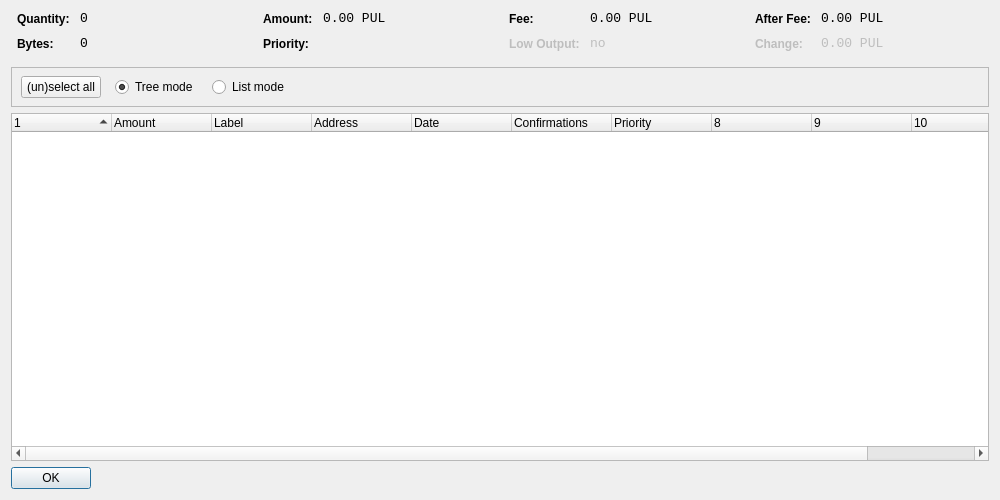
<?xml version="1.0" encoding="UTF-8"?>
<ui version="4.0">
 <class>CoinControlDialog</class>
 <widget class="QDialog" name="CoinControlDialog">
  <property name="geometry">
   <rect>
    <x>0</x>
    <y>0</y>
    <width>1000</width>
    <height>500</height>
   </rect>
  </property>
  <property name="windowTitle">
   <string>Coin Control</string>
  </property>
  <layout class="QVBoxLayout" name="verticalLayout">
   <item>
    <layout class="QHBoxLayout" name="horizontalLayoutTop" stretch="0,0,0,0">
     <property name="topMargin">
      <number>0</number>
     </property>
     <property name="bottomMargin">
      <number>10</number>
     </property>
     <item>
      <layout class="QFormLayout" name="formLayoutCoinControl1">
       <property name="horizontalSpacing">
        <number>10</number>
       </property>
       <property name="verticalSpacing">
        <number>10</number>
       </property>
       <property name="leftMargin">
        <number>6</number>
       </property>
       <property name="rightMargin">
        <number>6</number>
       </property>
       <item row="0" column="0">
        <widget class="QLabel" name="labelCoinControlQuantityText">
         <property name="styleSheet">
          <string notr="true">font-weight:bold;</string>
         </property>
         <property name="text">
          <string>Quantity:</string>
         </property>
        </widget>
       </item>
       <item row="0" column="1">
        <widget class="QLabel" name="labelCoinControlQuantity">
         <property name="font">
          <font>
           <family>Monospace</family>
           <pointsize>10</pointsize>
          </font>
         </property>
         <property name="cursor">
          <cursorShape>IBeamCursor</cursorShape>
         </property>
         <property name="contextMenuPolicy">
          <enum>Qt::ActionsContextMenu</enum>
         </property>
         <property name="text">
          <string notr="true">0</string>
         </property>
         <property name="textInteractionFlags">
          <set>Qt::LinksAccessibleByMouse|Qt::TextSelectableByKeyboard|Qt::TextSelectableByMouse</set>
         </property>
        </widget>
       </item>
       <item row="1" column="0">
        <widget class="QLabel" name="labelCoinControlBytesText">
         <property name="styleSheet">
          <string notr="true">font-weight:bold;</string>
         </property>
         <property name="text">
          <string>Bytes:</string>
         </property>
        </widget>
       </item>
       <item row="1" column="1">
        <widget class="QLabel" name="labelCoinControlBytes">
         <property name="font">
          <font>
           <family>Monospace</family>
           <pointsize>10</pointsize>
          </font>
         </property>
         <property name="cursor">
          <cursorShape>IBeamCursor</cursorShape>
         </property>
         <property name="contextMenuPolicy">
          <enum>Qt::ActionsContextMenu</enum>
         </property>
         <property name="text">
          <string notr="true">0</string>
         </property>
         <property name="textInteractionFlags">
          <set>Qt::LinksAccessibleByMouse|Qt::TextSelectableByKeyboard|Qt::TextSelectableByMouse</set>
         </property>
        </widget>
       </item>
      </layout>
     </item>
     <item>
      <layout class="QFormLayout" name="formLayoutCoinControl2">
       <property name="horizontalSpacing">
        <number>10</number>
       </property>
       <property name="verticalSpacing">
        <number>10</number>
       </property>
       <property name="leftMargin">
        <number>6</number>
       </property>
       <property name="rightMargin">
        <number>6</number>
       </property>
       <item row="0" column="0">
        <widget class="QLabel" name="labelCoinControlAmountText">
         <property name="styleSheet">
          <string notr="true">font-weight:bold;</string>
         </property>
         <property name="text">
          <string>Amount:</string>
         </property>
        </widget>
       </item>
       <item row="0" column="1">
        <widget class="QLabel" name="labelCoinControlAmount">
         <property name="font">
          <font>
           <family>Monospace</family>
           <pointsize>10</pointsize>
          </font>
         </property>
         <property name="cursor">
          <cursorShape>IBeamCursor</cursorShape>
         </property>
         <property name="contextMenuPolicy">
          <enum>Qt::ActionsContextMenu</enum>
         </property>
         <property name="text">
          <string notr="true">0.00 PUL</string>
         </property>
         <property name="textInteractionFlags">
          <set>Qt::LinksAccessibleByMouse|Qt::TextSelectableByKeyboard|Qt::TextSelectableByMouse</set>
         </property>
        </widget>
       </item>
       <item row="1" column="0">
        <widget class="QLabel" name="labelCoinControlPriorityText">
         <property name="styleSheet">
          <string notr="true">font-weight:bold;</string>
         </property>
         <property name="text">
          <string>Priority:</string>
         </property>
        </widget>
       </item>
       <item row="1" column="1">
        <widget class="QLabel" name="labelCoinControlPriority">
         <property name="font">
          <font>
           <family>Monospace</family>
           <pointsize>10</pointsize>
          </font>
         </property>
         <property name="cursor">
          <cursorShape>IBeamCursor</cursorShape>
         </property>
         <property name="contextMenuPolicy">
          <enum>Qt::ActionsContextMenu</enum>
         </property>
         <property name="text">
          <string/>
         </property>
         <property name="textInteractionFlags">
          <set>Qt::LinksAccessibleByMouse|Qt::TextSelectableByKeyboard|Qt::TextSelectableByMouse</set>
         </property>
        </widget>
       </item>
      </layout>
     </item>
     <item>
      <layout class="QFormLayout" name="formLayoutCoinControl3">
       <property name="horizontalSpacing">
        <number>10</number>
       </property>
       <property name="verticalSpacing">
        <number>10</number>
       </property>
       <property name="leftMargin">
        <number>6</number>
       </property>
       <property name="rightMargin">
        <number>6</number>
       </property>
       <item row="0" column="0">
        <widget class="QLabel" name="labelCoinControlFeeText">
         <property name="styleSheet">
          <string notr="true">font-weight:bold;</string>
         </property>
         <property name="text">
          <string>Fee:</string>
         </property>
        </widget>
       </item>
       <item row="0" column="1">
        <widget class="QLabel" name="labelCoinControlFee">
         <property name="font">
          <font>
           <family>Monospace</family>
           <pointsize>10</pointsize>
          </font>
         </property>
         <property name="cursor">
          <cursorShape>IBeamCursor</cursorShape>
         </property>
         <property name="contextMenuPolicy">
          <enum>Qt::ActionsContextMenu</enum>
         </property>
         <property name="text">
          <string notr="true">0.00 PUL</string>
         </property>
         <property name="textInteractionFlags">
          <set>Qt::LinksAccessibleByMouse|Qt::TextSelectableByKeyboard|Qt::TextSelectableByMouse</set>
         </property>
        </widget>
       </item>
       <item row="1" column="0">
        <widget class="QLabel" name="labelCoinControlLowOutputText">
         <property name="enabled">
          <bool>false</bool>
         </property>
         <property name="styleSheet">
          <string notr="true">font-weight:bold;</string>
         </property>
         <property name="text">
          <string>Low Output:</string>
         </property>
        </widget>
       </item>
       <item row="1" column="1">
        <widget class="QLabel" name="labelCoinControlLowOutput">
         <property name="enabled">
          <bool>false</bool>
         </property>
         <property name="font">
          <font>
           <family>Monospace</family>
           <pointsize>10</pointsize>
          </font>
         </property>
         <property name="cursor">
          <cursorShape>IBeamCursor</cursorShape>
         </property>
         <property name="contextMenuPolicy">
          <enum>Qt::ActionsContextMenu</enum>
         </property>
         <property name="text">
          <string notr="true">no</string>
         </property>
         <property name="textInteractionFlags">
          <set>Qt::LinksAccessibleByMouse|Qt::TextSelectableByKeyboard|Qt::TextSelectableByMouse</set>
         </property>
        </widget>
       </item>
      </layout>
     </item>
     <item>
      <layout class="QFormLayout" name="formLayoutCoinControl4">
       <property name="horizontalSpacing">
        <number>10</number>
       </property>
       <property name="verticalSpacing">
        <number>10</number>
       </property>
       <property name="leftMargin">
        <number>6</number>
       </property>
       <property name="rightMargin">
        <number>6</number>
       </property>
       <item row="0" column="0">
        <widget class="QLabel" name="labelCoinControlAfterFeeText">
         <property name="styleSheet">
          <string notr="true">font-weight:bold;</string>
         </property>
         <property name="text">
          <string>After Fee:</string>
         </property>
        </widget>
       </item>
       <item row="0" column="1">
        <widget class="QLabel" name="labelCoinControlAfterFee">
         <property name="font">
          <font>
           <family>Monospace</family>
           <pointsize>10</pointsize>
          </font>
         </property>
         <property name="cursor">
          <cursorShape>IBeamCursor</cursorShape>
         </property>
         <property name="contextMenuPolicy">
          <enum>Qt::ActionsContextMenu</enum>
         </property>
         <property name="text">
          <string notr="true">0.00 PUL</string>
         </property>
         <property name="textInteractionFlags">
          <set>Qt::LinksAccessibleByMouse|Qt::TextSelectableByKeyboard|Qt::TextSelectableByMouse</set>
         </property>
        </widget>
       </item>
       <item row="1" column="0">
        <widget class="QLabel" name="labelCoinControlChangeText">
         <property name="enabled">
          <bool>false</bool>
         </property>
         <property name="styleSheet">
          <string notr="true">font-weight:bold;</string>
         </property>
         <property name="text">
          <string>Change:</string>
         </property>
        </widget>
       </item>
       <item row="1" column="1">
        <widget class="QLabel" name="labelCoinControlChange">
         <property name="enabled">
          <bool>false</bool>
         </property>
         <property name="font">
          <font>
           <family>Monospace</family>
           <pointsize>10</pointsize>
          </font>
         </property>
         <property name="cursor">
          <cursorShape>IBeamCursor</cursorShape>
         </property>
         <property name="contextMenuPolicy">
          <enum>Qt::ActionsContextMenu</enum>
         </property>
         <property name="text">
          <string notr="true">0.00 PUL</string>
         </property>
         <property name="textInteractionFlags">
          <set>Qt::LinksAccessibleByMouse|Qt::TextSelectableByKeyboard|Qt::TextSelectableByMouse</set>
         </property>
        </widget>
       </item>
      </layout>
     </item>
    </layout>
   </item>
   <item>
    <widget class="QFrame" name="frame">
     <property name="minimumSize">
      <size>
       <width>0</width>
       <height>40</height>
      </size>
     </property>
     <property name="frameShape">
      <enum>QFrame::StyledPanel</enum>
     </property>
     <property name="frameShadow">
      <enum>QFrame::Sunken</enum>
     </property>
     <widget class="QWidget" name="horizontalLayoutWidget">
      <property name="geometry">
       <rect>
        <x>10</x>
        <y>0</y>
        <width>781</width>
        <height>41</height>
       </rect>
      </property>
      <layout class="QHBoxLayout" name="horizontalLayoutPanel" stretch="0,0,0,0,0">
       <property name="spacing">
        <number>14</number>
       </property>
       <item>
        <widget class="QPushButton" name="pushButtonSelectAll">
         <property name="sizePolicy">
          <sizepolicy hsizetype="Maximum" vsizetype="Fixed">
           <horstretch>0</horstretch>
           <verstretch>0</verstretch>
          </sizepolicy>
         </property>
         <property name="text">
          <string>(un)select all</string>
         </property>
        </widget>
       </item>
       <item>
        <widget class="QRadioButton" name="radioTreeMode">
         <property name="sizePolicy">
          <sizepolicy hsizetype="Maximum" vsizetype="Fixed">
           <horstretch>0</horstretch>
           <verstretch>0</verstretch>
          </sizepolicy>
         </property>
         <property name="text">
          <string>Tree mode</string>
         </property>
         <property name="checked">
          <bool>true</bool>
         </property>
        </widget>
       </item>
       <item>
        <widget class="QRadioButton" name="radioListMode">
         <property name="sizePolicy">
          <sizepolicy hsizetype="Maximum" vsizetype="Fixed">
           <horstretch>0</horstretch>
           <verstretch>0</verstretch>
          </sizepolicy>
         </property>
         <property name="text">
          <string>List mode</string>
         </property>
        </widget>
       </item>
       <item>
        <spacer name="horizontalSpacer">
         <property name="orientation">
          <enum>Qt::Horizontal</enum>
         </property>
         <property name="sizeHint" stdset="0">
          <size>
           <width>40</width>
           <height>20</height>
          </size>
         </property>
        </spacer>
       </item>
      </layout>
     </widget>
    </widget>
   </item>
   <item>
    <widget class="CoinControlTreeWidget" name="treeWidget">
     <property name="contextMenuPolicy">
      <enum>Qt::CustomContextMenu</enum>
     </property>
     <property name="sortingEnabled">
      <bool>false</bool>
     </property>
     <property name="columnCount">
      <number>11</number>
     </property>
     <attribute name="headerShowSortIndicator" stdset="0">
      <bool>true</bool>
     </attribute>
     <attribute name="headerStretchLastSection">
      <bool>false</bool>
     </attribute>
     <column>
      <property name="text">
       <string/>
      </property>
     </column>
     <column>
      <property name="text">
       <string>Amount</string>
      </property>
     </column>
     <column>
      <property name="text">
       <string>Label</string>
      </property>
     </column>
     <column>
      <property name="text">
       <string>Address</string>
      </property>
     </column>
     <column>
      <property name="text">
       <string>Date</string>
      </property>
     </column>
     <column>
      <property name="text">
       <string>Confirmations</string>
      </property>
      <property name="toolTip">
       <string>Confirmed</string>
      </property>
     </column>
     <column>
      <property name="text">
       <string>Priority</string>
      </property>
     </column>
     <column>
      <property name="text">
       <string/>
      </property>
     </column>
     <column>
      <property name="text">
       <string/>
      </property>
     </column>
     <column>
      <property name="text">
       <string/>
      </property>
     </column>
     <column>
      <property name="text">
       <string/>
      </property>
     </column>
    </widget>
   </item>
   <item>
    <widget class="QDialogButtonBox" name="buttonBox">
     <property name="sizePolicy">
      <sizepolicy hsizetype="Maximum" vsizetype="Fixed">
       <horstretch>0</horstretch>
       <verstretch>0</verstretch>
      </sizepolicy>
     </property>
     <property name="orientation">
      <enum>Qt::Horizontal</enum>
     </property>
     <property name="standardButtons">
      <set>QDialogButtonBox::Ok</set>
     </property>
    </widget>
   </item>
  </layout>
 </widget>
 <customwidgets>
  <customwidget>
   <class>CoinControlTreeWidget</class>
   <extends>QTreeWidget</extends>
   <header>coincontroltreewidget.h</header>
  </customwidget>
 </customwidgets>
 <resources/>
 <connections/>
</ui>
